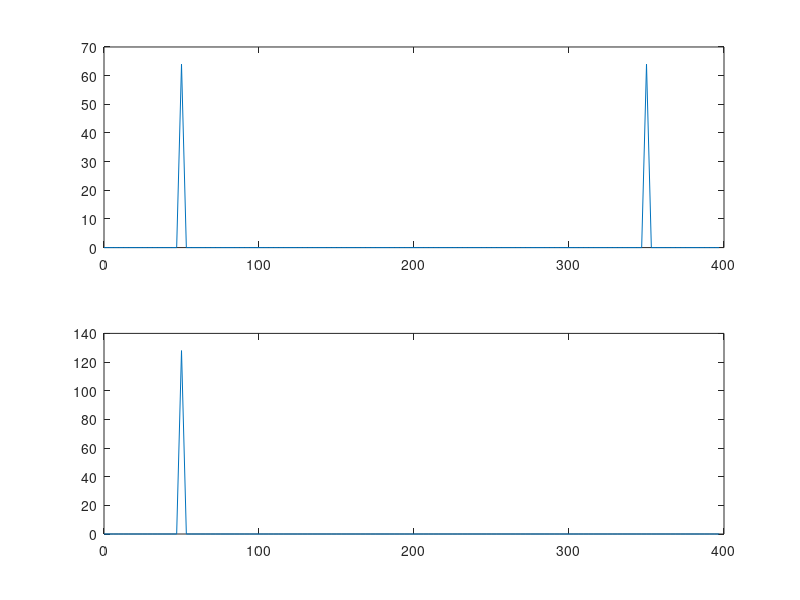

Source code (MATLAB):
% run 'pkg load signal' to load signal processing package

fs=400;
dt=1/fs;
snr=10;
f=50;
N=128;
t=0:dt:(N-1)*dt;
st=sin(2*pi*f*t);
sf=fft(st);
df=fs/N;
ff=0:df:(N-1)*df;
subplot(2, 1, 1);
plot(ff, abs(sf));

zt=hilbert(st);
zf=fft(zt);
df=fs/N;
fff=0:df:(N-1)*df;
subplot(2, 1, 2);
plot(fff, abs(zf));
